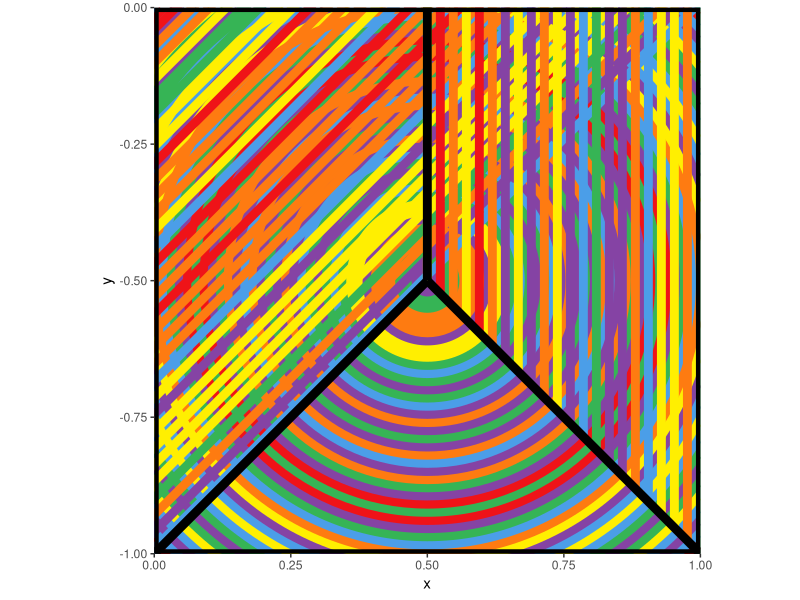

Source code (R):
library(ggplot2)
library(ggforce)
library(purrr)
library(magrittr)

# Sol Lewitt Color Bands

colors <- list(
  orange = "#FE7B11",
  blue = "#4B9EE8",
  yellow = "#FFEF01",
  red = "#EF1318",
  green = "#36B455",
  purple = "#8543A4"
)

# black square outline used for each of the 8 pieces
square <- geom_rect(data = data.frame(xmin = 0, ymin = 0, xmax = 1, ymax = -1), 
          aes(xmin = xmin,
              xmax = xmax,
              ymin = ymin,
              ymax = ymax),
          color = "black", size = 3, alpha = 0) 

# ------------------------
# Plot 1
# ------------------------

left <- purrr::map2(seq(-0.99,-0.04, length.out = 32), 
                    sample(colors, replace = TRUE, 32),
                   ~geom_abline(intercept = .x, slope = 1, size = 3, color = .y))

right <- data.frame(
  x_start = seq(from = 0.5, to = 1, length.out = 22),
  y_start = 0,
  x_end = seq(from = 0.5, to = 1, length.out = 22),
  y_end = seq(from = -0.5, to = -1, length.out = 22),
  color = sample(names(colors), 22, replace = TRUE)
) %>%
  purrr::pmap(., 
              ~geom_segment(
                aes(x = ..1, y = ..2, xend = ..3, yend = ..4,color = colors[..5]), 
                size = 3))


bottom <- purrr::map2(seq(10,500, length.out = 90), 
                      sample(names(colors), 90, replace = TRUE), 
                      ~geom_point(data = data.frame(x = 0.5, y = -0.5), 
                                  aes(x,y, color = colors[.y]), 
                                  size = .x))
outline <- data.frame(
  x_start = c(0.5,0.5,0.5),
  y_start = c(0,-0.5,-0.5),
  x_end = c(0.5,1,0),
  y_end = c(-0.5,-1,-1)
) %>%
  purrr::pmap(., ~geom_segment(aes(x = ..1, y = ..2, xend = ..3, yend = ..4), size = 3))


ggplot() +
  rev(bottom) + left + right + outline + square +
  coord_fixed(clip = "on", ylim=c(-1,0), xlim=c(0,1), expand = FALSE) 

# 2

# 3

# 4

# 5

# 6

# 7

# 8
